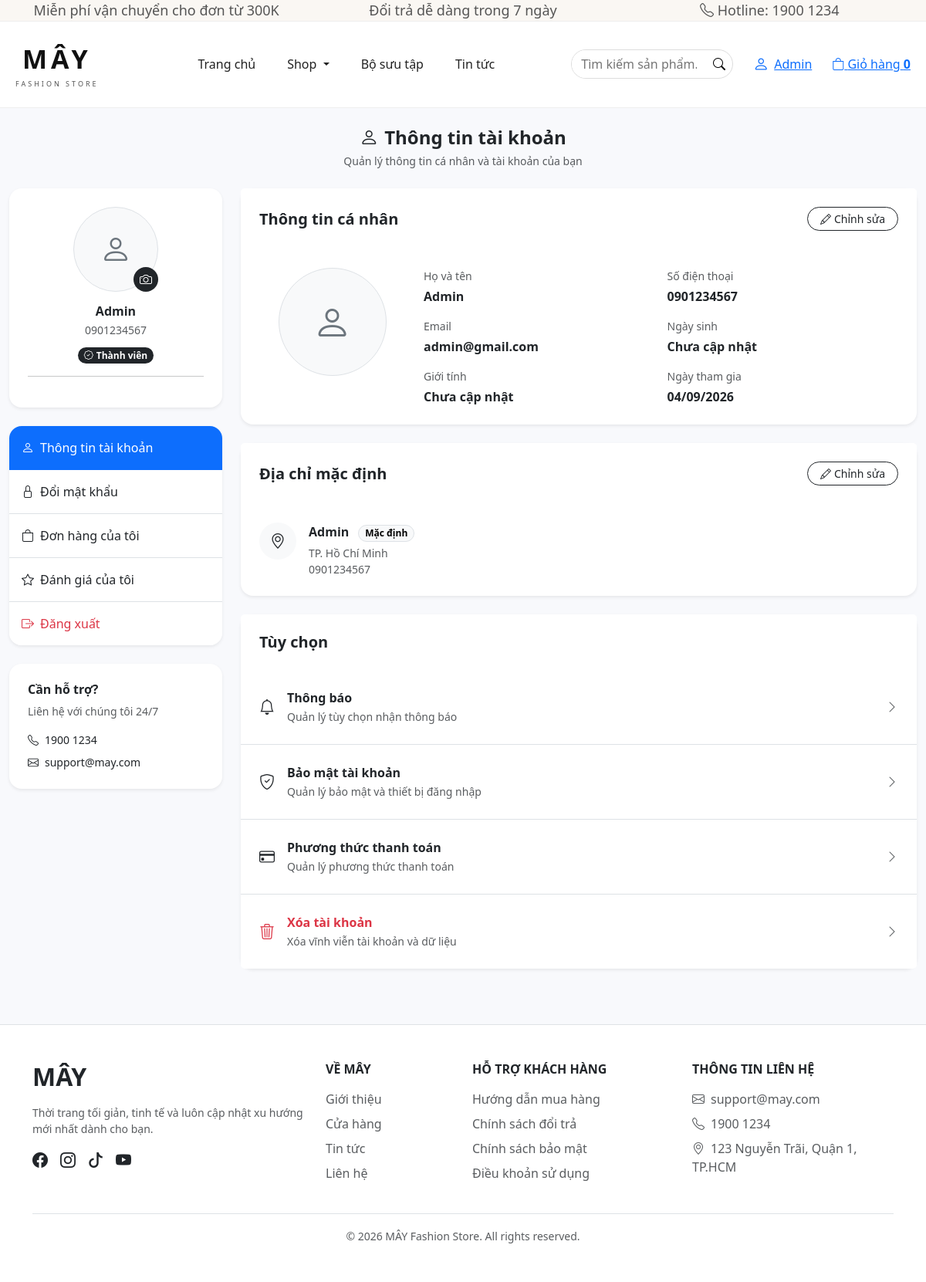
/fashion-store/profile.php (signed in), run on the app's committed database.
### tables this page shows
CREATE TABLE users (
    id INT AUTO_INCREMENT PRIMARY KEY,
    name VARCHAR(100) NOT NULL,
    email VARCHAR(150) NOT NULL UNIQUE,
    password VARCHAR(255) NOT NULL,
    phone VARCHAR(20),
    address VARCHAR(255),
    avatar VARCHAR(255),
    dob DATE,
    gender VARCHAR(20),
    role ENUM('user','admin') DEFAULT 'user',
    status INT DEFAULT 1,
    created_at DATETIME DEFAULT CURRENT_TIMESTAMP
);

### includes/auth.php (called while the page is built, shortened)
<?php
function currentUser()
{
    return $_SESSION['user'] ?? null;
}

### fashion-store/profile.php (the view, shortened to what this page needs)
<?php
require_once __DIR__ . '/../includes/auth.php';
$user = currentUser();
$userId = (int)$user['id'];
$stmt = $conn->prepare("
    SELECT id, name, email, phone, address, avatar, dob, gender, role, status, created_at
    FROM users WHERE id = ?
");
$stmt->bind_param("i", $userId);
$stmt->execute();
$user = $stmt->get_result()->fetch_assoc() ?: $user;
$userName = $user['name'] ?? 'Khách hàng';
$userEmail = $user['email'] ?? '';
$userPhone = $user['phone'] ?? '';
$userAddress = $user['address'] ?? '';
$userAvatar = $user['avatar'] ?? '';
$userDob = $user['dob'] ?? '';
$userGender = $user['gender'] ?? '';
$userCreatedAt = $user['created_at'] ?? '';
function formatDate($date) {
    return empty($date) ? 'Chưa cập nhật' : date('d/m/Y', strtotime($date));
}
function formatGender($gender) {
    if (empty($gender)) return 'Chưa cập nhật';
    return htmlspecialchars($gender);
}
require_once __DIR__ . '/../includes/header.php';
require_once __DIR__ . '/../includes/menu.php';
?>
<div class="container-fluid py-4">
    <div class="mb-4 text-center">
        <h4 class="fw-bold mb-1"><i class="bi bi-person me-2"></i>Thông tin tài khoản</h4>
        <small class="text-muted">Quản lý thông tin cá nhân và tài khoản của bạn</small>
    </div>
    <div class="row g-4">
        <div class="col-lg-3">
            <div class="card border-0 shadow-sm rounded-4 mb-4">
                <div class="card-body text-center p-4">
                    <form method="POST" enctype="multipart/form-data">
                        <label for="avatarUpload" class="d-inline-block position-relative" style="cursor:pointer;">
                            <?php if ($userAvatar): ?>
                                <img src="<?= htmlspecialchars($userAvatar) ?>" class="rounded-circle border" style="width:110px;height:110px;object-fit:cover;">
                            <?php else: ?>
                                <div class="rounded-circle bg-light border d-flex align-items-center justify-content-center" style="width:110px;height:110px;">
                                    <i class="bi bi-person fs-1 text-secondary"></i>
                                </div>
                            <?php endif; ?>
                            <span class="position-absolute bottom-0 end-0 bg-dark text-white rounded-circle d-flex align-items-center justify-content-center" style="width:32px;height:32px;">
                                <i class="bi bi-camera"></i>
                            </span>
                        </label>
                    </form>
                    <h6 class="fw-bold mt-3 mb-1"><?= htmlspecialchars($userName) ?></h6>
                    <small class="text-muted d-block mb-2"><?= htmlspecialchars($userPhone ?: 'Chưa cập nhật SĐT') ?></small>
                    <span class="badge text-bg-dark rounded-pill"><i class="bi bi-patch-check me-1"></i>Thành viên</span>
                    <hr>
                </div>
            </div>
            <div class="card border-0 shadow-sm rounded-4 overflow-hidden">
                <div class="list-group list-group-flush">
                    <a href="profile.php" class="list-group-item list-group-item-action active py-3"><i class="bi bi-person me-2"></i>Thông tin tài khoản</a>
                    <a href="change-password.php" class="list-group-item list-group-item-action py-3"><i class="bi bi-lock me-2"></i>Đổi mật khẩu</a>
                    <a href="orders.php" class="list-group-item list-group-item-action py-3"><i class="bi bi-bag me-2"></i>Đơn hàng của tôi</a>
                    <a href="#" class="list-group-item list-group-item-action py-3" data-bs-toggle="modal" data-bs-target="#reviewModal"><i class="bi bi-star me-2"></i>Đánh giá của tôi</a>
                    <a href="logout.php" class="list-group-item list-group-item-action py-3 text-danger"><i class="bi bi-box-arrow-right me-2"></i>Đăng xuất</a>
                </div>
            </div>
            <div class="card border-0 shadow-sm rounded-4 mt-4">
                <div class="card-body p-4">
                    <h6 class="fw-bold mb-2">Cần hỗ trợ?</h6>
                    <p class="text-muted small mb-3">Liên hệ với chúng tôi 24/7</p>
                    <div class="small mb-2"><i class="bi bi-telephone me-2"></i>1900 1234</div>
                    <div class="small"><i class="bi bi-envelope me-2"></i>support@may.com</div>
                </div>
            </div>
        </div>
        <div class="col-lg-9">
            <div class="card border-0 shadow-sm rounded-4 mb-4">
                <div class="card-header bg-white border-0 p-4">
                    <div class="d-flex justify-content-between align-items-center">
                        <h5 class="fw-bold mb-0">Thông tin cá nhân</h5>
                        <button type="button" class="btn btn-outline-dark btn-sm rounded-pill px-3" id="profileEditButton">
                            <i class="bi bi-pencil me-1"></i>Chỉnh sửa
                        </button>
                    </div>
                </div>
                <div class="card-body p-4">
                    <div id="profileInfo">
                        <div class="row g-4">
                            <div class="col-md-3 text-center">
                                <?php if ($userAvatar): ?>
                                    <img src="<?= htmlspecialchars($userAvatar) ?>" class="rounded-circle border" style="width:140px;height:140px;object-fit:cover;">
                                <?php else: ?>
                                    <div class="rounded-circle bg-light border mx-auto d-flex align-items-center justify-content-center" style="width:140px;height:140px;">
                                        <i class="bi bi-person display-5 text-secondary"></i>
                                    </div>
                                <?php endif; ?>
                            </div>
                            <div class="col-md-9">
                                <div class="row g-3">
                                    <div class="col-md-6"><small class="text-muted d-block mb-1">Họ và tên</small><strong><?= htmlspecialchars($userName) ?></strong></div>
                                    <div class="col-md-6"><small class="text-muted d-block mb-1">Số điện thoại</small><strong><?= htmlspecialchars($userPhone ?: 'Chưa cập nhật') ?></strong></div>
                                    <div class="col-md-6"><small class="text-muted d-block mb-1">Email</small><strong><?= htmlspecialchars($userEmail ?: 'Chưa cập nhật') ?></strong></div>
                                    <div class="col-md-6"><small class="text-muted d-block mb-1">Ngày sinh</small><strong><?= formatDate($userDob) ?></strong></div>
                                    <div class="col-md-6"><small class="text-muted d-block mb-1">Giới tính</small><strong><?= formatGender($userGender) ?></strong></div>
                                    <div class="col-md-6"><small class="text-muted d-block mb-1">Ngày tham gia</small><strong><?= formatDate($userCreatedAt) ?></strong></div>
                                </div>
                            </div>
                        </div>
                    </div>
                </div>
            </div>
            <div class="card border-0 shadow-sm rounded-4 mb-4">
                <div class="card-header bg-white border-0 p-4">
                    <div class="d-flex justify-content-between align-items-center">
                        <h5 class="fw-bold mb-0">Địa chỉ mặc định</h5>
                        <button type="button" class="btn btn-outline-dark btn-sm rounded-pill px-3" id="addressEditButton">
                            <i class="bi bi-pencil me-1"></i>Chỉnh sửa
                        </button>
                    </div>
                </div>
                <div class="card-body p-4">
                    <div id="addressInfo" class="d-flex gap-3">
                        <div class="rounded-circle bg-light d-flex align-items-center justify-content-center flex-shrink-0" style="width:48px;height:48px;">
                            <i class="bi bi-geo-alt fs-5"></i>
                        </div>
                        <div>
                            <div class="fw-semibold mb-1">
                                <?= htmlspecialchars($userName) ?>
                                <span class="badge text-bg-light border rounded-pill ms-2">Mặc định</span>
                            </div>
                            <div class="text-muted small">
                                <?= nl2br(htmlspecialchars($userAddress ?: 'Chưa cập nhật địa chỉ')) ?>
                                <?php if ($userPhone): ?><br><?= htmlspecialchars($userPhone) ?><?php endif; ?>
                            </div>
                        </div>
                    </div>
                </div>
            </div>
            <div class="card border-0 shadow-sm rounded-4">
                <div class="card-header bg-white border-0 p-4">
                    <h5 class="fw-bold mb-0">Tùy chọn</h5>
                </div>
                <div class="list-group list-group-flush">
                    <div class="list-group-item list-group-item-action p-4" data-bs-toggle="modal" data-bs-target="#comingSoonModal" style="cursor:pointer">
                        <div class="d-flex align-items-center gap-3">
                            <i class="bi bi-bell fs-5"></i>
                            <div class="flex-grow-1">
                                <div class="fw-semibold">Thông báo</div>
                                <small class="text-muted">Quản lý tùy chọn nhận thông báo</small>
                            </div>
                            <i class="bi bi-chevron-right text-muted"></i>
                        </div>
                    </div>
                    <div class="list-group-item list-group-item-action p-4" data-bs-toggle="modal" data-bs-target="#comingSoonModal" style="cursor:pointer">
                        <div class="d-flex align-items-center gap-3">
                            <i class="bi bi-shield-check fs-5"></i>
                            <div class="flex-grow-1">
                                <div class="fw-semibold">Bảo mật tài khoản</div>
                                <small class="text-muted">Quản lý bảo mật và thiết bị đăng nhập</small>
                            </div>
                            <i class="bi bi-chevron-right text-muted"></i>
                        </div>
                    </div>
                    <div class="list-group-item list-group-item-action p-4" data-bs-toggle="modal" data-bs-target="#comingSoonModal" style="cursor:pointer">
                        <div class="d-flex align-items-center gap-3">
                            <i class="bi bi-credit-card fs-5"></i>
                            <div class="flex-grow-1">
                                <div class="fw-semibold">Phương thức thanh toán</div>
                                <small class="text-muted">Quản lý phương thức thanh toán</small>
                            </div>
                            <i class="bi bi-chevron-right text-muted"></i>
                        </div>
                    </div>
                    <div class="list-group-item list-group-item-action p-4 text-danger" data-bs-toggle="modal" data-bs-target="#comingSoonModal" style="cursor:pointer">
                        <div class="d-flex align-items-center gap-3">
                            <i class="bi bi-trash3 fs-5"></i>
                            <div class="flex-grow-1">
                                <div class="fw-semibold">Xóa tài khoản</div>
                                <small class="text-muted">Xóa vĩnh viễn tài khoản và dữ liệu</small>
                            </div>
                            <i class="bi bi-chevron-right text-muted"></i>
                        </div>
                    </div>
                </div>
            </div>
        </div>
    </div>
</div>
<?php include '../includes/footer.php'; ?>

### includes/menu.php (shortened to what this page needs)
<?php
require_once "../includes/database.php";
$user = $_SESSION['user'] ?? null;
$isLoggedIn = isset($_SESSION['user']);
$cart_count = 0;
if ($isLoggedIn) {
    $user_id = (int)$user['id'];
    $stmt = $conn->prepare("
        SELECT COUNT(*) AS total
        FROM cart_items ci
        INNER JOIN cart c ON ci.cart_id = c.id
        WHERE c.user_id = ?
    ");
    $stmt->bind_param("i", $user_id);
    $stmt->execute();
    $result = $stmt->get_result();
    $cart_count = (int)$result->fetch_assoc()['total'];
}
?>
<div class="topbar">
    <div class="container-fluid px-3">
        <div class="row align-items-center text-center">
            <div class="col-12 col-md-4">
                <span>Miễn phí vận chuyển cho đơn từ 300K</span>
            </div>
            <div class="col-md-4  ">
                <span>Đổi trả dễ dàng trong 7 ngày</span>
            </div>
            <div class="col-md-4  ">
                <span>
                    <i class="bi bi-telephone"></i>
                    Hotline: 1900 1234
                </span>
            </div>
        </div>
    </div>
</div>
<nav class="main-navbar navbar navbar-expand-lg">
    <div class="navbar-container container-fluid">
        <div class="may-logo-wrapper d-flex align-items-center">
            <a href="index.php" class="may-logo">
                <span class="may-logo-main">MÂY</span>
                <span class="may-logo-sub">FASHION STORE</span>
            </a>
        </div>
        <div class="collapse navbar-collapse" id="mainMenu">
            <div class="main-nav navbar-nav">
                <a href="index.php" class="nav-item nav-link">Trang chủ</a>
                <div class="dropdown">
                    <button class="nav-item nav-link dropdown-toggle" type="button"
                            data-bs-toggle="dropdown" aria-expanded="false">
                        Shop
                    </button>
                </div>
                <a href="collections.php" class="nav-item nav-link">Bộ sưu tập</a>
                <a href="banners.php" class="nav-item nav-link">Tin tức</a>
            </div>
            <div class="navbar-actions ms-lg-auto">
                <form action="search.php" method="GET" class="header-search">
                    <input
                        type="text"
                        name="q"
                        placeholder="Tìm kiếm sản phẩm..."
                        value="<?= htmlspecialchars($_GET['q'] ?? '') ?>"
                    >
                    <button type="submit"><i class="bi bi-search"></i></button>
                </form>
                <div class="header-account">
                    <?php if ($isLoggedIn): ?>
                        <a href="profile.php" class="header-action">
                            <i class="bi bi-person"></i>
                            <span><?= htmlspecialchars($user['name'] ?? 'Tài khoản') ?></span>
                        </a>
                    <?php endif; ?>
                </div>
                <a href="cart.php" class="header-action cart-action">
                    <i class="bi bi-bag"></i>
                    <span>Giỏ hàng</span>
                    <b class="cart-count"><?= $cart_count ?></b>
                </a>
            </div>
        </div>
    </div>
</nav>

### data on the page
users: name "Admin", phone "0901234567", email "admin@gmail.com", dob "Chưa cập nhật", gender "Chưa cập nhật", created_at "04/09/2026", address "TP. Hồ Chí Minh"

### other printed values
$cart_count "0"
